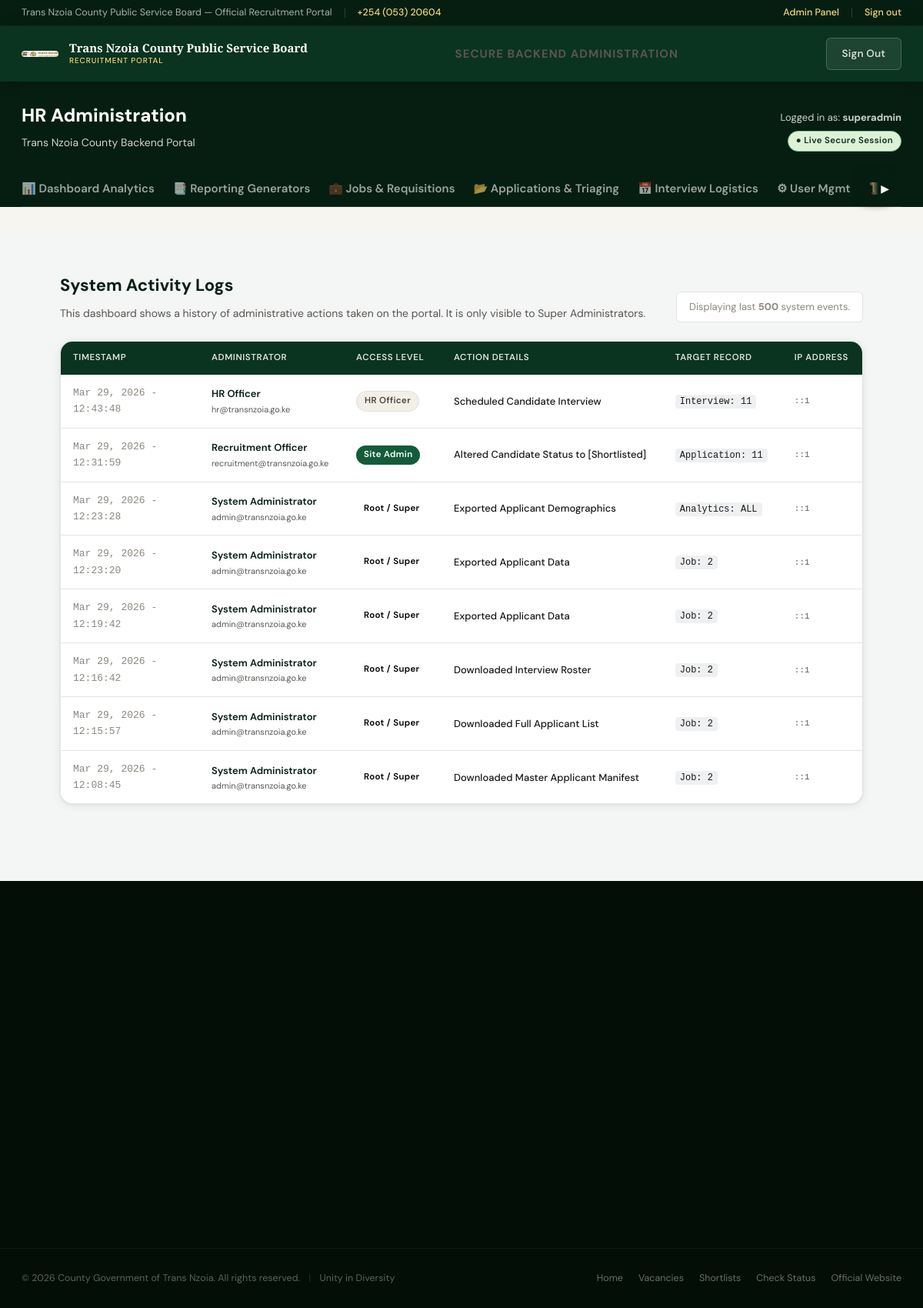
The app's page /admin/logs.php (signed in), older data.
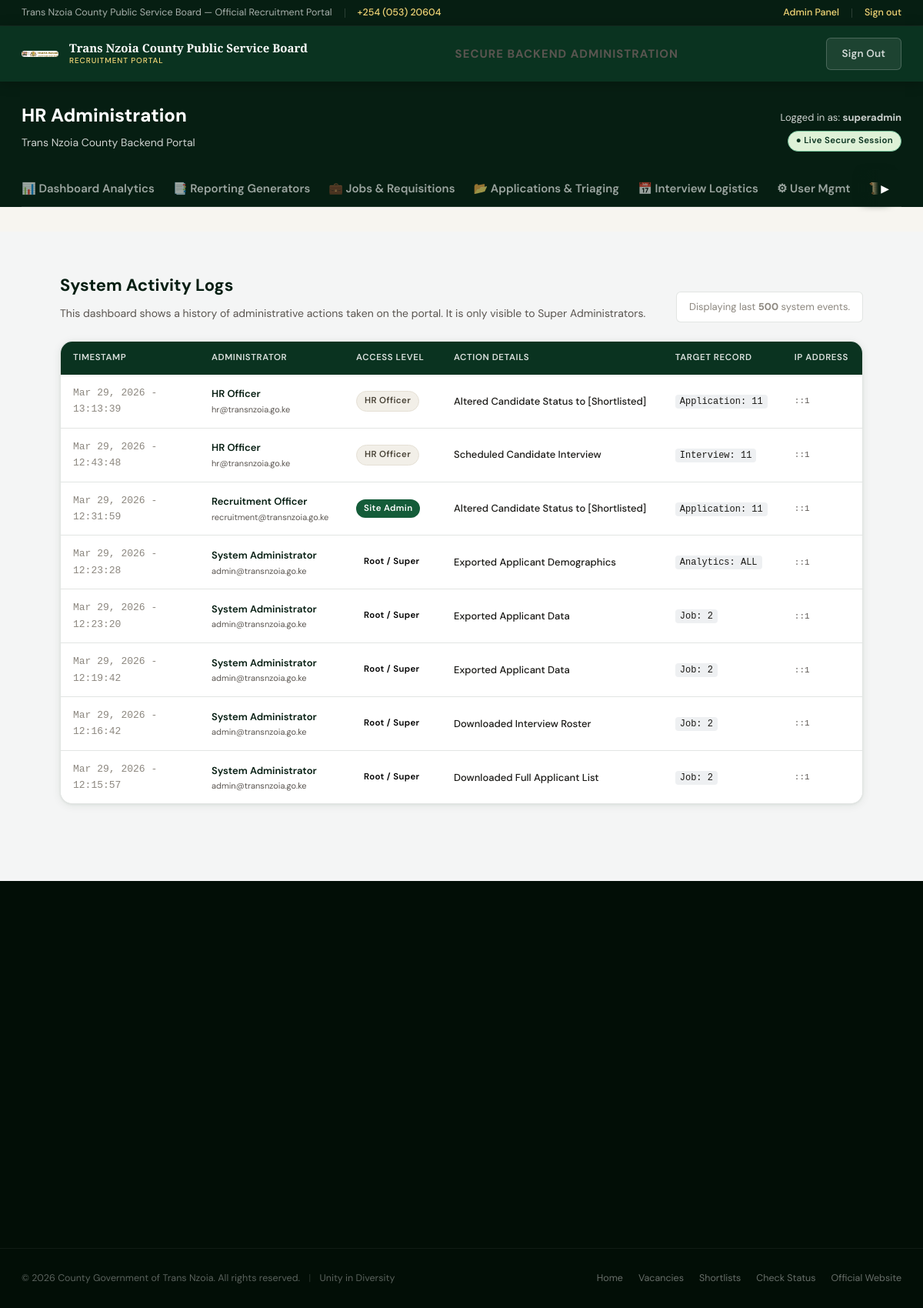
The same page, newer data.
### tables this page shows
CREATE TABLE `activity_logs` (
  `id` int(11) NOT NULL AUTO_INCREMENT,
  `user_id` int(11) NOT NULL,
  `action` varchar(255) NOT NULL,
  `entity_type` varchar(50) DEFAULT NULL,
  `entity_id` varchar(50) DEFAULT NULL,
  `ip_address` varchar(45) DEFAULT NULL,
  `created_at` datetime DEFAULT current_timestamp(),
  PRIMARY KEY (`id`),
  KEY `idx_user` (`user_id`),
  KEY `idx_entity` (`entity_type`,`entity_id`)
);

CREATE TABLE `users` (
  `id` int(10) unsigned NOT NULL AUTO_INCREMENT,
  `username` varchar(80) NOT NULL,
  `email` varchar(160) NOT NULL,
  `password_hash` varchar(255) NOT NULL,
  `role` enum('superadmin','admin','hr','applicant') NOT NULL DEFAULT 'applicant',
  `full_name` varchar(160) DEFAULT NULL,
  `is_active` tinyint(1) NOT NULL DEFAULT 1,
  `last_login` datetime DEFAULT NULL,
  `created_at` datetime NOT NULL DEFAULT current_timestamp(),
  `updated_at` datetime NOT NULL DEFAULT current_timestamp() ON UPDATE current_timestamp(),
  `sub_county` varchar(100) DEFAULT NULL,
  `ward` varchar(100) DEFAULT NULL,
  `id_doc_front` varchar(255) DEFAULT NULL,
  `id_doc_back` varchar(255) DEFAULT NULL,
  `id_verified` tinyint(1) DEFAULT 0,
  `phone` varchar(20) DEFAULT NULL,
  `dob` date DEFAULT NULL,
  `gender` enum('Male','Female','Prefer not to say') DEFAULT NULL,
  PRIMARY KEY (`id`),
  UNIQUE KEY `username` (`username`),
  UNIQUE KEY `email` (`email`),
  KEY `idx_role` (`role`),
  KEY `idx_email` (`email`)
);

### includes/auth.php (called while the page is built, shortened)
<?php
function auth_user(): ?array {
    return $_SESSION['tnc_user'] ?? null;
}
function is_logged_in(): bool {
    return isset($_SESSION['tnc_user']['id']);
}
function has_role(string ...$roles): bool {
    $user = auth_user();
    return $user && in_array($user['role'], $roles, true);
}
function h(?string $s): string {
    return htmlspecialchars($s ?? '', ENT_QUOTES, 'UTF-8');
}

### admin/logs.php (the view, shortened to what this page needs)
<?php
require_once __DIR__ . '/../includes/auth.php';
$pdo = db();
$sql = "SELECT l.*, u.full_name, u.role, u.email
        FROM activity_logs l
        JOIN users u ON l.user_id = u.id
        ORDER BY l.created_at DESC LIMIT 500";
$logs = $pdo->query($sql)->fetchAll();
$active_nav = 'admin_dash';
$root = '../';
require_once __DIR__ . '/../includes/partials/header.php';
$admin_page = 'logs';
require_once __DIR__ . '/partials/admin_nav.php';
?>
<div class="page-wrap" style="background:#f4f5f5; padding-bottom:100px;">
  <div class="container" style="max-width:1100px;">
    <div style="display:flex; justify-content:space-between; align-items:flex-end; margin-bottom:24px;">
      <div>
        <h2 style="font-size:22px; font-weight:700; color:var(--green-900);">System Activity Logs</h2>
        <p style="color:var(--text-muted); font-size:14px; margin-top:6px;">This dashboard shows a history of administrative actions taken on the portal. It is only visible to Super Administrators.</p>
      </div>
      <div style="font-size:13px; color:var(--text-light); padding:8px 16px; background:#fff; border-radius:6px; border:1px solid var(--border);">Displaying last <strong>500</strong> system events.</div>
    </div>
    <div class="card fade-up" style="overflow:-moz-hidden-unscrollable; overflow:hidden;">
      <div class="table-responsive" style="max-height:600px; overflow-y:auto; background:#fff;">
        <table class="table" style="margin:0; font-size:13px;">
          <thead style="position:sticky; top:0; background:#f9fafa; z-index:10; box-shadow:0 1px 3px rgba(0,0,0,0.1);">
            <tr>
              <th style="width:180px;">Timestamp</th>
              <th>Administrator</th>
              <th>Access Level</th>
              <th>Action Details</th>
              <th>Target Record</th>
              <th>IP Address</th>
            </tr>
          </thead>
          <tbody>
            <?php if (empty($logs)): ?>
              <tr><td colspan="6" style="padding:40px; text-align:center; color:var(--text-muted);">The activity logging system is active, but no actions have been recorded yet.</td></tr>
            <?php else: ?>
              <?php foreach ($logs as $log): ?>
                <tr>
                  <td style="color:var(--text-light); font-family:monospace;"><?= date('M j, Y - H:i:s', strtotime($log['created_at'])) ?></td>
                  <td style="font-weight:600; color:var(--green-900);">
                    <?= h($log['full_name']) ?>
                    <div style="font-weight:400; font-size:11px; color:var(--text-muted);"><?= h($log['email']) ?></div>
                  </td>
                  <td>
                    <?php if($log['role'] === 'superadmin'): ?>
                        <span class="badge" style="background:var(--gold); color:#000;">Root / Super</span>
                    <?php elseif($log['role'] === 'admin'): ?>
                        <span class="badge" style="background:var(--green-600); color:#fff;">Site Admin</span>
                    <?php else: ?>
                        <span class="badge badge-neutral">HR Officer</span>
                    <?php endif; ?>
                  </td>
                  <td style="color:var(--text-dark); font-weight:500;"><?= h($log['action']) ?></td>
                  <td>
                    <?php if($log['entity_type']): ?>
                        <span style="font-family:monospace; background:#eef0f2; padding:2px 6px; border-radius:4px; font-size:12px;">
                            <?= h($log['entity_type']) ?>: <?= h($log['entity_id'] ?: 'NULL') ?>
                        </span>
                    <?php else: ?>
                        <span style="color:var(--text-light);">—</span>
                    <?php endif; ?>
                  </td>
                  <td style="font-family:monospace; color:var(--text-muted); font-size:11px;"><?= h($log['ip_address']) ?></td>
                </tr>
              <?php endforeach; ?>
            <?php endif; ?>
          </tbody>
        </table>
      </div>
    </div>
  </div>
</div>
<?php require_once __DIR__ . '/../includes/partials/footer.php'; ?>

### includes/partials/header.php (shortened to what this page needs)
<?php
require_once dirname(__DIR__) . '/auth.php';
$active_nav = $active_nav ?? '';
$root = $root ?? '';
?>
<!DOCTYPE html>
<html lang="en">
<head>
<link rel="stylesheet" href="<?= $root ?>assets/css/style.css">
</head>
<body>
<div class="topbar">
  <div class="container">
    <div class="topbar-left">
      <span>Trans Nzoia County Public Service Board — Official Recruitment Portal</span>
      <a href="tel:+25405320604">+254 (053) 20604</a>
    </div>
    <div class="topbar-right">
      <?php if (is_logged_in()): ?>
        <?php if (has_role('superadmin','admin','hr')): ?>
          <a href="<?= $root ?>admin/">Admin Panel</a>
        <?php else: ?>
          <a href="<?= $root ?>applicant/dashboard.php">My Application</a>
        <?php endif; ?>
        <a href="<?= $root ?>logout.php">Sign out</a>
      <?php else: ?>
        <a href="<?= $root ?>applicant/login.php">Applicant Login</a>
        <div class="topbar-div"></div>
        <a href="<?= $root ?>applicant/register.php">Create Account</a>
      <?php endif; ?>
    </div>
  </div>
</div>
<nav class="navbar">
  <div class="container">
    <a href="<?= $root ?>index.php" class="nav-brand">
      <img src="<?= $root ?>assets/img/logo.png" style="width:48px;height:auto;border-radius:4px;" alt="TNC Logo">
      <div class="nav-brand-text">
        <div class="nav-brand-title">Trans Nzoia County Public Service Board</div>
        <div class="nav-brand-sub">Recruitment Portal</div>
      </div>
    </a>
    <div class="nav-links">
      <?php if ($active_nav === 'admin_dash'): ?>
        <span style="font-size:15px; font-weight:700; color:var(--text-muted); text-transform:uppercase; letter-spacing:1px;">Secure Backend Administration</span>
      <?php endif; ?>
    </div>
    <div class="nav-actions">
      <?php if (is_logged_in() && has_role('applicant')): ?>
        <a href="<?= $root ?>applicant/dashboard.php" class="btn btn-gold">My Application</a>
        <a href="<?= $root ?>logout.php" class="btn btn-outline-green" style="background:rgba(255,255,255,.08);color:rgba(255,255,255,.8);border-color:rgba(255,255,255,.2)">Sign Out</a>
      <?php elseif (is_logged_in() && has_role('superadmin','admin','hr')): ?>
        <a href="<?= $root ?>logout.php" class="btn btn-outline-green" style="background:rgba(255,255,255,.08);color:rgba(255,255,255,.8);border-color:rgba(255,255,255,.2)">Sign Out</a>
      <?php else: ?>
        <a href="<?= $root ?>applicant/login.php" class="btn btn-ghost">Sign In</a>
        <a href="<?= $root ?>applicant/register.php" class="btn btn-gold">Create Account</a>
      <?php endif; ?>
    </div>
  </div>
</nav>

### admin/partials/admin_nav.php (shortened to what this page needs)
<div class="admin-subnav-container">
  <div class="container" style="padding-top:24px;">
    <div style="display:flex; justify-content:space-between; align-items:flex-end; margin-bottom:24px;">
      <div>
        <h1 style="font-size:24px; font-weight:800; margin:0 0 4px 0;">HR Administration</h1>
        <div style="font-size:14px; opacity:0.8;">Trans Nzoia County Backend Portal</div>
      </div>
      <div style="text-align:right;">
        <div style="font-size:13px; opacity:0.8; margin-bottom:4px;">Logged in as: <strong style="color:var(--gold);"><?= h(auth_user()['username']??'Root') ?></strong></div>
        <span class="badge badge-success" style="background:#def1d7; color:var(--green-800);">● Live Secure Session</span>
      </div>
    </div>
    <div class="admin-subnav-wrapper">
      <div class="admin-subnav-list" id="adminSubNavList">
        <a href="index.php" class="<?= $admin_page==='index'?'active':'' ?>">📊 Dashboard Analytics</a>
        <a href="reports.php" class="<?= $admin_page==='reports'?'active':'' ?>">📑 Reporting Generators</a>
        <a href="jobs.php" class="<?= $admin_page==='jobs'?'active':'' ?>">💼 Jobs & Requisitions</a>
        <a href="applications.php" class="<?= $admin_page==='applications'?'active':'' ?>">📂 Applications & Triaging</a>
        <a href="interviews.php" class="<?= $admin_page==='interviews'?'active':'' ?>">📅 Interview Logistics</a>
        <?php if(has_role('superadmin')): ?>
          <a href="users.php" class="<?= $admin_page==='users'?'active':'' ?>">⚙ User Mgmt</a>
          <a href="logs.php" class="<?= $admin_page==='logs'?'active':'' ?>">📜 Activity Logs</a>
        <?php endif; ?>
      </div>
      <button class="nav-scroll-btn nav-scroll-right" id="scrollNavRight" onclick="scrollNav(220)" title="Scroll Right">
          ▶
      </button>
    </div>
  </div>
</div>

### includes/partials/footer.php (shortened to what this page needs)
<?php
$root = $root ?? '';
?>
<div class="info-strip">
  <div class="container">
  </div>
</div>
<footer>
  <div class="container">
    <div class="footer-copy">
      &copy; <?= date('Y') ?> County Government of Trans Nzoia. All rights reserved.
      <span style="margin:0 8px;opacity:.4">|</span>
      Unity in Diversity
    </div>
    <div class="footer-links">
      <a href="<?= $root ?>index.php">Home</a>
      <a href="<?= $root ?>jobs.php">Vacancies</a>
      <a href="<?= $root ?>shortlist.php">Shortlists</a>
      <a href="<?= $root ?>status.php">Check Status</a>
      <a href="https://transnzoia.go.ke" target="_blank" rel="noopener">Official Website</a>
    </div>
  </div>
</footer>
</body>
</html>

### admin/partials/admin_nav.php (style rules this page uses)
.admin-subnav-container { background: var(--green-900); color: #fff; margin-bottom: 32px; }
.admin-subnav-wrapper { position: relative; display: flex; align-items: center; border-bottom: 1px solid rgba(255,255,255,0.1); }
.admin-subnav-list { display: flex; gap: 24px; width: 100%; overflow-x: auto; -webkit-overflow-scrolling: touch; -ms-overflow-style: none; scrollbar-width: none; scroll-behavior: smooth; }
.admin-subnav-list > a { padding: 12px 0; font-size: 15px; font-weight: 600; text-decoration: none; white-space: nowrap; transition: 0.2s; margin-bottom: -1px; }
.admin-subnav-list > a.active { color: #fff; border-bottom: 3px solid var(--gold); }
.admin-subnav-list > a:not(.active) { color: rgba(255,255,255,0.6); }
.nav-scroll-btn { position: absolute; top: 0; bottom: 0; background: var(--green-900); border: none; color: var(--gold); font-size: 14px; cursor: pointer; z-index: 10; padding: 0 16px; display: flex; align-items: center; justify-content: center; opacity: 0; pointer-events: none; transition: opacity 0.3s cubic-bezier(0.4, 0, 0.2, 1); }
.nav-scroll-btn.visible { opacity: 1; pointer-events: auto; }
.nav-scroll-right { right: 0; background: linear-gradient(-90deg, var(--green-900) 70%, transparent 100%); box-shadow: -12px 0 12px -5px var(--green-900); }

Row changes from the older to the newer data that the page shows:
no longer on this page (row unchanged): activity_logs: created_at "Mar 29, 2026 - 12:08:45", user.full_name "System Administrator", user.email "admin@transnzoia.go.ke", shows "Root / Super", action "Downloaded Master Applicant Manifest", entity_type "Job", entity "2", ip_address "::1"
added activity_logs: created_at "Mar 29, 2026 - 13:13:39", user.full_name "HR Officer", user.email "hr@transnzoia.go.ke", action "Altered Candidate Status to [Shortlisted]", entity_type "Application", entity "11", ip_address "::1"
